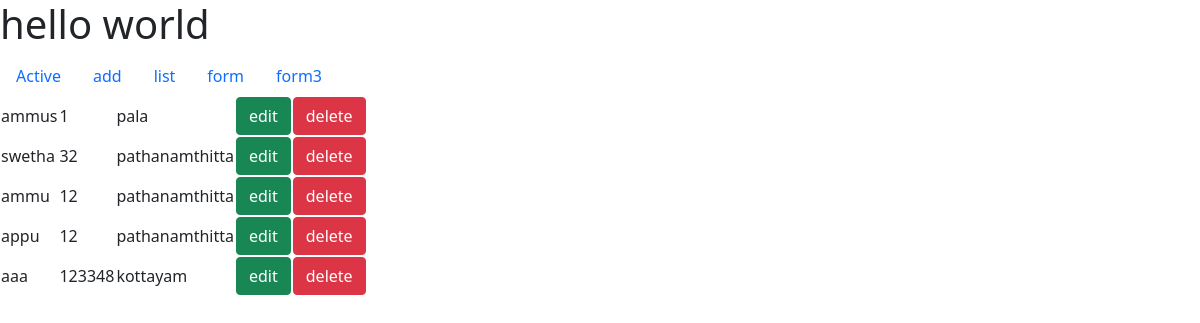
Page /list/ on the committed database.
### app2/models.py (models this page shows)
class student(models.Model):
    name=models.CharField(max_length=25)
    rollno=models.IntegerField()
    place=models.CharField(max_length=35)

### app2/views.py (the view)
# urls.py: path('list/',views.list,name='list'),
def list(request):
    p=student.objects.all()
    return render(request,'list.html',{'d':p})

### templates/list.html (shortened to what this page needs)
{% extends 'base.html' %}
    {% block content %}
    <table>
        {% for i in d %}
        <tr>
<td> {{i.name}}</td>
<td> {{i.rollno}}</td>
<td> {{i.place}}</td>
<td><a class="btn btn-success" href="{% url 'edit' i.pk %}">edit</a></td>
<td><a class="btn btn-danger" href="{% url 'delete' i.pk %}">delete</a></td>
        </tr>
        {% endfor %}
    </table>
    {% endblock %}

### rows in the picture
student: name "ammus", rollno "1", place "pala"
student: name "swetha", rollno "32", place "pathanamthitta"
student: name "ammu", rollno "12", place "pathanamthitta"
student: name "appu", rollno "12", place "pathanamthitta"
student: name "aaa", rollno "123348", place "kottayam"
